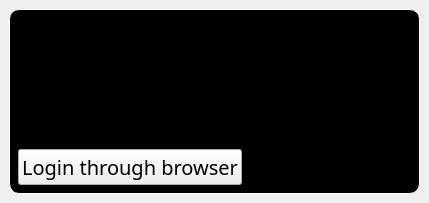
      <widget class="QWidget" name="centralAccount">
       <layout class="QHBoxLayout" name="horizontalLayout_25">
        <property name="leftMargin">
         <number>0</number>
        </property>
        <property name="topMargin">
         <number>0</number>
        </property>
        <property name="rightMargin">
         <number>0</number>
        </property>
        <property name="bottomMargin">
         <number>0</number>
        </property>
        <item>
         <widget class="QWidget" name="centralAccountCenter" native="true">
          <property name="styleSheet">
           <string notr="true">#centralAccountCenter{ padding:0 }</string>
          </property>
          <layout class="QHBoxLayout" name="horizontalLayout_26">
           <property name="leftMargin">
            <number>0</number>
           </property>
           <property name="topMargin">
            <number>0</number>
           </property>
           <property name="rightMargin">
            <number>0</number>
           </property>
           <property name="bottomMargin">
            <number>0</number>
           </property>
           <item alignment="Qt::AlignTop">
            <widget class="QWidget" name="accountInfo" native="true">
             <property name="styleSheet">
              <string notr="true"/>
             </property>
             <layout class="QVBoxLayout" name="verticalLayout_58">
              <item alignment="Qt::AlignTop">
               <widget class="QWidget" name="accountStatus" native="true">
                <property name="styleSheet">
                 <string notr="true">#accountStatus{
	background-color: rgb(0, 0, 0);
	border: 1px solid white;
	border-radius: 10px
}
</string>
                </property>
                <layout class="QVBoxLayout" name="verticalLayout_45">
                 <item alignment="Qt::AlignTop">
                  <widget class="QWidget" name="widget_20" native="true">
                   <layout class="QVBoxLayout" name="verticalLayout_59">
                    <property name="leftMargin">
                     <number>0</number>
                    </property>
                    <property name="topMargin">
                     <number>0</number>
                    </property>
                    <property name="rightMargin">
                     <number>0</number>
                    </property>
                    <property name="bottomMargin">
                     <number>0</number>
                    </property>
                    <item>
                     <widget class="QLabel" name="label_20">
                      <property name="font">
                       <font>
                        <family>SystemHud</family>
                        <pointsize>20</pointsize>
                        <weight>50</weight>
                        <bold>false</bold>
                        <underline>true</underline>
                       </font>
                      </property>
                      <property name="styleSheet">
                       <string notr="true">padding-left: 0</string>
                      </property>
                      <property name="text">
                       <string>Account Status</string>
                      </property>
                     </widget>
                    </item>
                    <item alignment="Qt::AlignLeft">
                     <widget class="QLabel" name="accountIcon">
                      <property name="text">
                       <string/>
                      </property>
                      <property name="pixmap">
                       <pixmap resource="../qrc/market_engine_icons.qrc">:/icons/icons_market_engine/dashboard.png</pixmap>
                      </property>
                     </widget>
                    </item>
                    <item alignment="Qt::AlignLeft">
                     <widget class="QLabel" name="labelLoggedInStatus">
                      <property name="font">
                       <font>
                        <family>SystemHud</family>
                        <pointsize>15</pointsize>
                        <weight>50</weight>
                        <bold>false</bold>
                       </font>
                      </property>
                      <property name="styleSheet">
                       <string notr="true">padding-left: 0</string>
                      </property>
                      <property name="text">
                       <string>Currently Not Logged in to market engine</string>
                      </property>
                     </widget>
                    </item>
                    <item>
                     <widget class="QLabel" name="apiAccessLabel">
                      <property name="font">
                       <font>
                        <family>SystemHud</family>
                        <pointsize>15</pointsize>
                        <weight>50</weight>
                        <bold>false</bold>
                       </font>
                      </property>
                      <property name="styleSheet">
                       <string notr="true">padding-left:0</string>
                      </property>
                      <property name="text">
                       <string>API Access disabled</string>
                      </property>
                     </widget>
                    </item>
                    <item alignment="Qt::AlignLeft">
                     <widget class="QPushButton" name="loginThroughBrowser">
                      <property name="font">
                       <font>
                        <family>SystemHud</family>
                        <pointsize>15</pointsize>
                        <weight>50</weight>
                        <bold>false</bold>
                       </font>
                      </property>
                      <property name="text">
                       <string>Login through browser</string>
                      </property>
                     </widget>
                    </item>
                   </layout>
                  </widget>
                 </item>
                </layout>
               </widget>
              </item>
             </layout>
            </widget>
           </item>
          </layout>
         </widget>
        </item>
       </layout>
      </widget>
